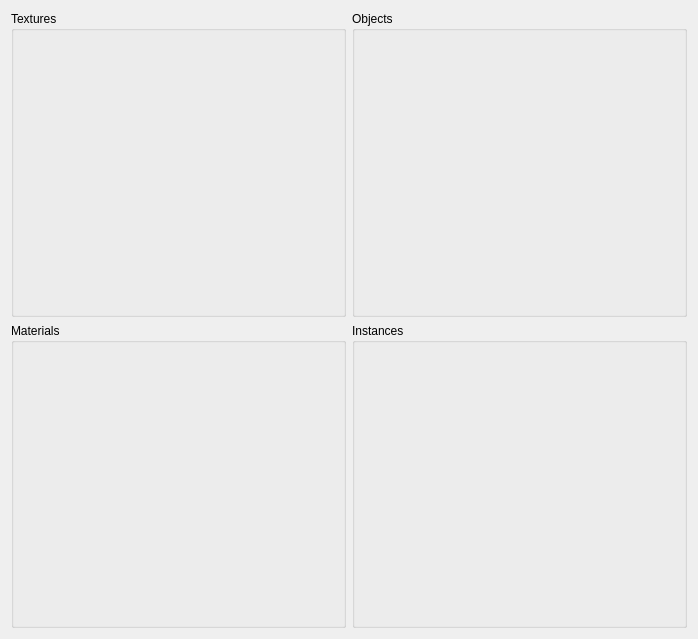
<?xml version="1.0" encoding="UTF-8"?>
<ui version="4.0">
 <class>RenderDataWidget</class>
 <widget class="QWidget" name="RenderDataWidget">
  <property name="geometry">
   <rect>
    <x>0</x>
    <y>0</y>
    <width>698</width>
    <height>639</height>
   </rect>
  </property>
  <property name="windowTitle">
   <string>Render Data</string>
  </property>
  <layout class="QGridLayout" name="gridLayout">
   <item row="0" column="0">
    <widget class="QGroupBox" name="texturesBox">
     <property name="title">
      <string>Textures</string>
     </property>
     <layout class="QVBoxLayout" name="verticalLayout_10"/>
    </widget>
   </item>
   <item row="0" column="1">
    <widget class="QGroupBox" name="objectsBox">
     <property name="title">
      <string>Objects</string>
     </property>
     <layout class="QVBoxLayout" name="verticalLayout_2"/>
    </widget>
   </item>
   <item row="1" column="1">
    <widget class="QGroupBox" name="instancesBox">
     <property name="title">
      <string>Instances</string>
     </property>
     <layout class="QVBoxLayout" name="verticalLayout_3"/>
    </widget>
   </item>
   <item row="1" column="0">
    <widget class="QGroupBox" name="materialsBox">
     <property name="title">
      <string>Materials</string>
     </property>
     <layout class="QVBoxLayout" name="verticalLayout_9"/>
    </widget>
   </item>
  </layout>
 </widget>
 <resources/>
 <connections/>
</ui>
